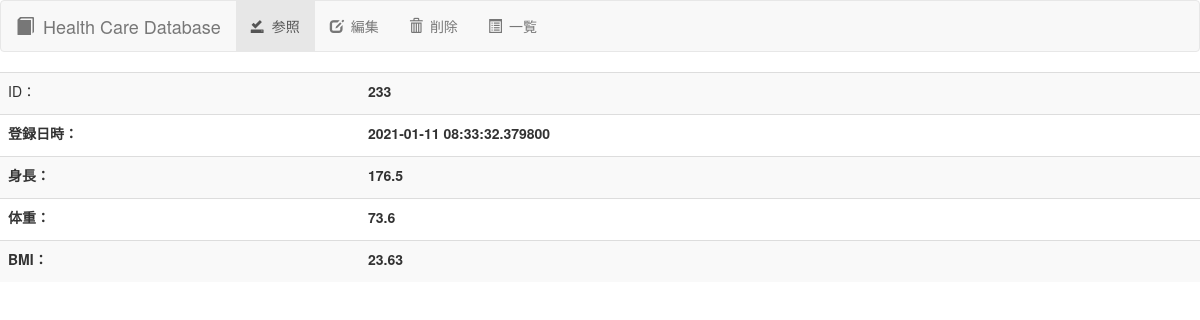
/detail/233, run on the app's committed database.
### tables this page shows
CREATE TABLE health(
                          data_id INTEGER PRIMARY KEY AUTOINCREMENT
                        , regist_datetime TEXT
                        , height FLOAT
                        , weight FLOAT
                        , bmi FLOAT);

### web_health_manage.py (the view)
@app.route('/detail/<int:id>', methods=['GET'])
def get_detail(id):
    health = db_util.select_by_key(id)
    return render_template('web_health_detail.html', health=health)

### lib/db.py (called while the page is built)
    def select_by_key(self, data_id):
        conn = sqlite3.connect(self.db_file)
        curs = conn.cursor()
        select = '''SELECT
                    data_id
                        , regist_datetime
                        , height
                        , weight
                        , bmi
                    FROM
                        health
                    WHERE
                        data_id = ?'''
        curs.execute(select, (data_id,))
        row = curs.fetchone()
        curs.close()
        health = Health(row[0], row[1], row[2], row[3], row[4])
        conn.close()
        return health

### templates/web_health_detail.html (shortened to what this page needs)
<!DOCTYPE html>
<html lang="ja">
	<head>
		<link href="https://maxcdn.bootstrapcdn.com/bootstrap/3.3.1/css/bootstrap.min.css" rel="stylesheet">
	</head>
    <body>
        <nav class="navbar navbar-default">
            <div class="container-fluid">
                <div class="navbar-header">
                    <a class="navbar-brand" href="/list"><span class="glyphicon glyphicon-book" aria-hidden="true"></span>&ensp;Health Care Database</a>
                </div>
                <div class="collapse navbar-collapse" id="navbarHealth">
                    <ul class="nav navbar-nav">
                        <li class="active"><a href="#"><span class="glyphicon glyphicon-saved" aria-hidden="true"></span>&ensp;参照</a></li>
                        <li><a href="/edit/{{ health.data_id }}"><span class="glyphicon glyphicon-edit" aria-hidden="true"></span>&ensp;編集</a></li>
                        <li><a href="/delete/{{ health.data_id }}"><span class="glyphicon glyphicon-trash" aria-hidden="true"></span>&ensp;削除</a></li>
                        <li><a href="/list"><span class="glyphicon glyphicon-list-alt" aria-hidden="true"></span>&ensp;一覧</a></li>
                    </ul>
                </div>
            </div>
        </nav>
        <div class="table-responsive">
            <form method="post" action="/edit">
                <table class="table table-striped" width="70%">
                    <tr>
                        <td width="30%">ID：</td>
                        <td width="70%">
                            <label>{{ health.data_id }}</label>
                        </td>
                    </tr>
                    <tr>
                        <th>登録日時：</td>
                        <td>
                            <label>{{ health.regist_datetime }}</label>
                        </td>
                    </tr>
                    <tr>
                        <th>身長：</td>
                        <td>
                            <label>{{ health.height }}</label>
                        </td>
                    </tr>
                    <tr>
                        <th>体重：</td>
                        <td>
                            <label>{{ health.weight }}</label>
                        </td>
                    </tr>
                    <tr>
                        <th>BMI：</td>
                        <td>
                            <label>{{ health.bmi }}</label>
                        </td>
                    </tr>
                </table>
            </form>
        </div>
    </body>
</html>

### data on the page
health: data_id "233", regist_datetime "2021-01-11 08:33:32.379800", height "176.5", weight "73.6", bmi "23.63"
